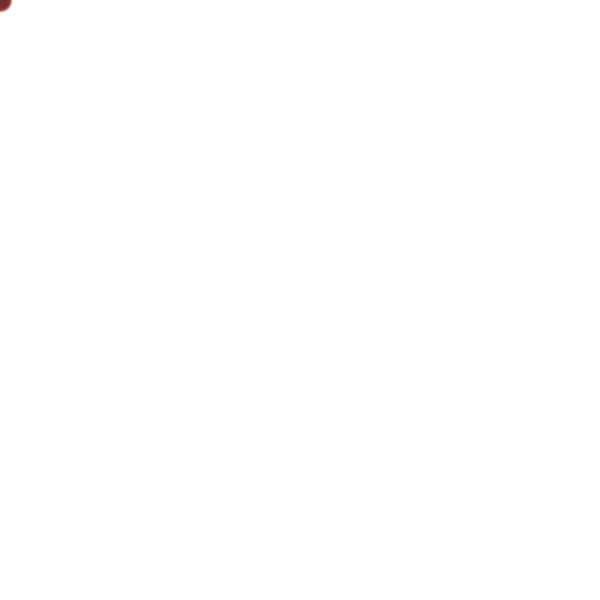
Frame 1 (no input)
Frame 60 (the mouse pressed at the canvas centre just before this capture): identical to frame 1, image omitted
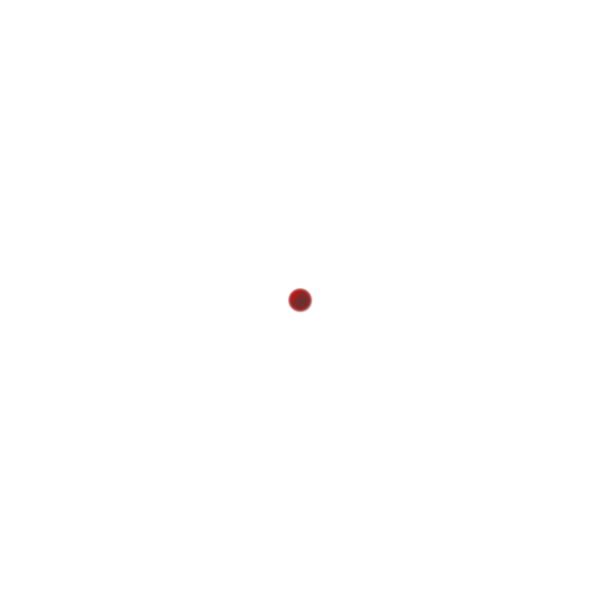
Frame 120 (the mouse held since frame 60 and released just before this capture)

The Processing sketch that drew these frames (run headless with seeded random() and noise(); from frame 60 on, the mouse is pressed at the canvas centre):

// Processing sketch: bonus_drawing_withArray_funkySnake
// ── bonus_drawing_withArray_funkySnake.pde
int num = 100;
float[] xPos = new float[num]; //we declare and create the array
float[] yPos = new float[num]; //we declare and create the array

void setup() {
  size(600, 600);
    for (int i=num-1; i>0; i--) {
    xPos[i] = mouseX;
    yPos[i] = mouseY; //shift all the values to the right in the array
  }
  
}

void draw() {
  background(255);
  smooth();

  for (int i=num-1; i>0; i--) {
    xPos[i] = xPos[i-1] ; //shift all the values to the right in the array
    yPos[i] = yPos[i-1] ; //shift all the values to the right in the array
  }

  xPos[0] = mouseX; //the last position will always be the cursor position
  yPos[0] = mouseY; //the last position will always be the cursor position

  for (int i=num-1; i>0; i--) {
    stroke(100,50,50,255 - 5*i);
    fill(255,0,0,255 - 5*i);
    ellipse(xPos[i] , yPos[i], i/2, i/2); // and an ellipse that will increase in size
  }
}
